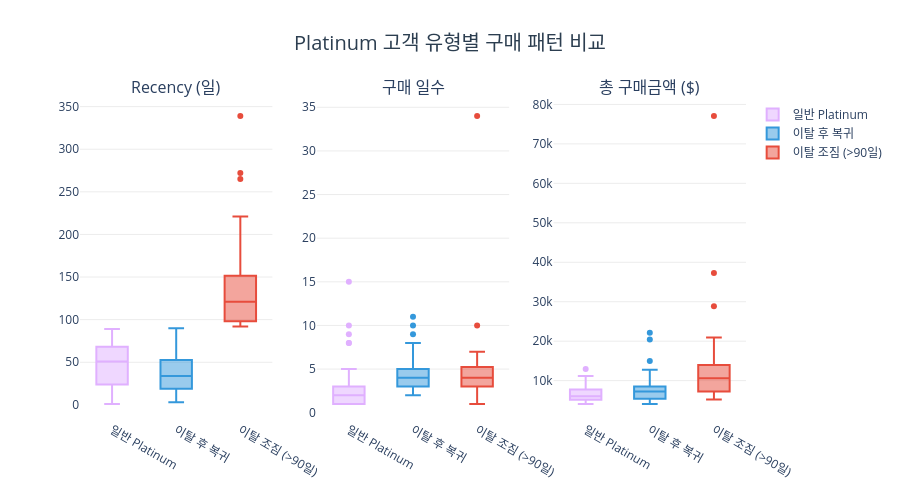

Notebook cell for this chart:
### Code cell
metrics = ['Recency', '구매일수', '총구매금액']
metric_titles = ['Recency (일)', '구매 일수', '총 구매금액 ($)']
colors_risk = {'이탈 조짐 (>90일)': '#e74c3c', '이탈 후 복귀': '#3498db', '일반 Platinum': '#E0B0FF'}

fig = make_subplots(rows=1, cols=3, subplot_titles=metric_titles)

groups = ['일반 Platinum', '이탈 후 복귀', '이탈 조짐 (>90일)']
for col_idx, metric in enumerate(metrics, 1):
    for group in groups:
        sub = plat_recency[plat_recency['위험군'] == group][metric]
        fig.add_trace(
            go.Box(
                y=sub,
                name=group,
                marker_color=colors_risk.get(group, '#95a5a6'),
                showlegend=(col_idx == 1)
            ),
            row=1, col=col_idx
        )

fig.update_layout(
    title=dict(
        text='Platinum 고객 유형별 구매 패턴 비교',
        font=dict(size=20, color='#2c3e50'), x=0.5, xanchor='center'
    ),
    plot_bgcolor='white',
    height=500,
    legend=dict(orientation='v', x=1.01, y=1)
)
fig.update_yaxes(gridcolor='#ececec')
fig.show()

### Figure 1 — Plotly figure (JSON) as saved in the notebook; plotly's stock layout.template omitted (floating-point values rounded to 4 significant figures)
{"data": [{"marker": {"color": "#E0B0FF"}, "name": "일반 Platinum", "showlegend": true, "type": "box", "xaxis": "x", "y": [56, 15, 27, 56, 68, 55, 12, 51, 7, 9, 66, 85, 8, 81, 18, 70, 39, 14, 75, 47, 23, 52, 61, 28, 69, 36, 69, 39, 53, 58, 24, 56, 89, 60, 1, 51, 1, 45, 87, 89, 5, 36, 11, 30, 81, 48, 33, 87, 82], "yaxis": "y"}, {"marker": {"color": "#3498db"}, "name": "이탈 후 복귀", "showlegend": true, "type": "box", "xaxis": "x", "y": [59, 40, 40, 60, 21, 31, 34, 34, 64, 53, 34, 65, 3, 7, 68, 11, 46, 32, 19, 12, 11, 34, 45, 13, 15, 66, 6, 70, 32, 45, 3, 58, 76, 43, 12, 42, 36, 22, 5, 3, 81, 14, 52, 37, 21, 15, 39, 32, 33, 17, 25, 19, 58, 3, 44, 31, 58, 27, 58, 62, 47, 38, 82, 26, 90, 18, 42, 19, 26, 73, 34, 33], "yaxis": "y"}, {"marker": {"color": "#e74c3c"}, "name": "이탈 조짐 (>90일)", "showlegend": true, "type": "box", "xaxis": "x", "y": [99, 265, 103, 92, 107, 122, 130, 94, 99, 104, 149, 96, 110, 92, 145, 137, 221, 159, 95, 121, 198, 136, 96, 99, 142, 96, 129, 173, 272, 95, 339, 168, 106], "yaxis": "y"}, {"marker": {"color": "#E0B0FF"}, "name": "일반 Platinum", "showlegend": false, "type": "box", "xaxis": "x2", "y": [4, 3, 5, 2, 2, 1, 15, 3, 8, 1, 1, 2, 2, 2, 10, 2, 3, 2, 1, 2, 1, 1, 4, 2, 1, 2, 2, 3, 1, 2, 9, 1, 2, 1, 2, 1, 1, 2, 5, 1, 8, 1, 2, 1, 2, 2, 1, 5, 2], "yaxis": "y2"}, {"marker": {"color": "#3498db"}, "name": "이탈 후 복귀", "showlegend": false, "type": "box", "xaxis": "x2", "y": [3, 2, 5, 6, 4, 2, 3, 2, 4, 3, 5, 5, 5, 6, 3, 3, 3, 11, 7, 3, 8, 2, 2, 6, 10, 3, 2, 7, 6, 4, 3, 5, 6, 3, 6, 4, 4, 3, 9, 2, 3, 4, 3, 3, 7, 7, 5, 5, 3, 2, 5, 4, 4, 2, 5, 2, 4, 5, 6, 2, 7, 4, 4, 4, 3, 7, 4, 4, 5, 5, 3, 3], "yaxis": "y2"}, {"marker": {"color": "#e74c3c"}, "name": "이탈 조짐 (>90일)", "showlegend": false, "type": "box", "xaxis": "x2", "y": [4, 3, 1, 5, 34, 6, 6, 4, 2, 3, 4, 1, 7, 3, 4, 4, 4, 2, 4, 7, 3, 6, 2, 4, 4, 4, 3, 4, 2, 3, 10, 6, 5], "yaxis": "y2"}, {"marker": {"color": "#E0B0FF"}, "name": "일반 Platinum", "showlegend": false, "type": "box", "xaxis": "x3", "y": [5644.0, 6209.0, 5222.0, 4454.0, 10020.0, 5457.0, 4168.0, 5667.0, 8726.0, 7227.0, 5292.0, 4514.0, 4650.0, 8826.0, 7009.0, 8687.0, 7717.0, 7639.0, 11180.0, 12980.0, 6823.0, 8102.0, 4666.0, 6040.0, 5324.0, 7319.0, 4081.0, 9020.0, 5764.0, 4966.0, 4803.0, 6141.0, 5244.0, 10840.0, 5468.0, 6600.0, 4883.0, 6024.0, 5923.0, 4397.0, 7974.0, 6829.0, 5575.0, 5653.0, 8047.0, 10760.0, 4356.0, 4189.0, 6622.0], "yaxis": "y3"}, {"marker": {"color": "#3498db"}, "name": "이탈 후 복귀", "showlegend": false, "type": "box", "xaxis": "x3", "y": [15000.0, 10470.0, 5862.0, 6945.0, 4338.0, 6963.0, 6745.0, 12570.0, 4250.0, 7873.0, 11990.0, 5231.0, 8942.0, 20440.0, 5564.0, 10210.0, 8455.0, 7963.0, 8531.0, 4557.0, 5865.0, 12770.0, 11130.0, 7988.0, 22140.0, 4968.0, 8000.0, 7553.0, 7681.0, 8003.0, 4597.0, 5102.0, 4641.0, 8017.0, 6808.0, 7800.0, 8272.0, 6321.0, 5124.0, 8152.0, 4799.0, 5685.0, 4336.0, 8639.0, 5800.0, 7816.0, 5911.0, 6614.0, 7762.0, 8312.0, 4088.0, 6057.0, 8671.0, 7373.0, 4614.0, 4666.0, 5660.0, 4816.0, 5607.0, 7051.0, 8078.0, 9957.0, 4572.0, 8913.0, 7143.0, 11040.0, 4658.0, 12630.0, 8908.0, 5222.0, 6318.0, 8071.0], "yaxis": "y3"}, {"marker": {"color": "#e74c3c"}, "name": "이탈 조짐 (>90일)", "showlegend": false, "type": "box", "xaxis": "x3", "y": [5271.0, 14960.0, 9775.0, 10720.0, 77060.0, 20950.0, 17190.0, 5246.0, 7874.0, 10650.0, 11050.0, 5204.0, 28870.0, 7366.0, 10850.0, 8779.0, 9308.0, 13670.0, 8094.0, 18120.0, 10720.0, 10260.0, 6437.0, 5924.0, 7215.0, 6276.0, 7003.0, 10600.0, 11670.0, 7241.0, 37300.0, 11380.0, 19800.0], "yaxis": "y3"}], "layout": {"annotations": [{"font": {"size": 16}, "showarrow": false, "text": "Recency (일)", "x": 0.1444, "xanchor": "center", "xref": "paper", "y": 1, "yanchor": "bottom", "yref": "paper"}, {"font": {"size": 16}, "showarrow": false, "text": "구매 일수", "x": 0.5, "xanchor": "center", "xref": "paper", "y": 1, "yanchor": "bottom", "yref": "paper"}, {"font": {"size": 16}, "showarrow": false, "text": "총 구매금액 ($)", "x": 0.8556, "xanchor": "center", "xref": "paper", "y": 1, "yanchor": "bottom", "yref": "paper"}], "height": 500, "legend": {"orientation": "v", "x": 1.01, "y": 1}, "plot_bgcolor": "white", "title": {"font": {"color": "#2c3e50", "size": 20}, "text": "Platinum 고객 유형별 구매 패턴 비교", "x": 0.5, "xanchor": "center"}, "xaxis": {"anchor": "y", "domain": [0, 0.2889]}, "xaxis2": {"anchor": "y2", "domain": [0.3556, 0.6444]}, "xaxis3": {"anchor": "y3", "domain": [0.7111, 1]}, "yaxis": {"anchor": "x", "domain": [0, 1], "gridcolor": "#ececec"}, "yaxis2": {"anchor": "x2", "domain": [0, 1], "gridcolor": "#ececec"}, "yaxis3": {"anchor": "x3", "domain": [0, 1], "gridcolor": "#ececec"}}}
